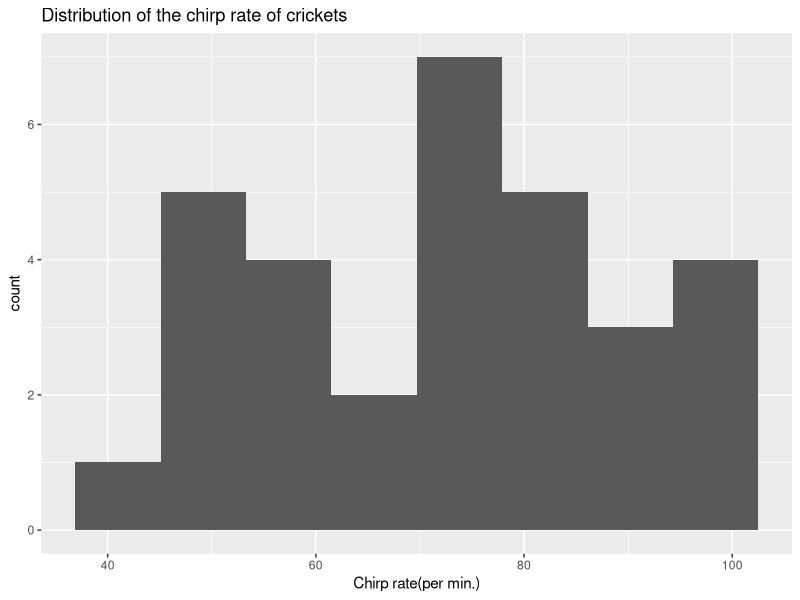
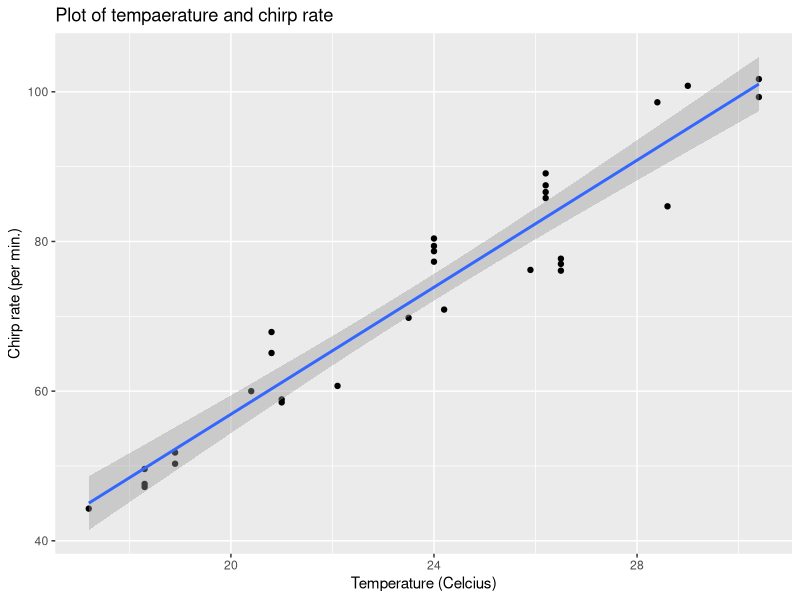
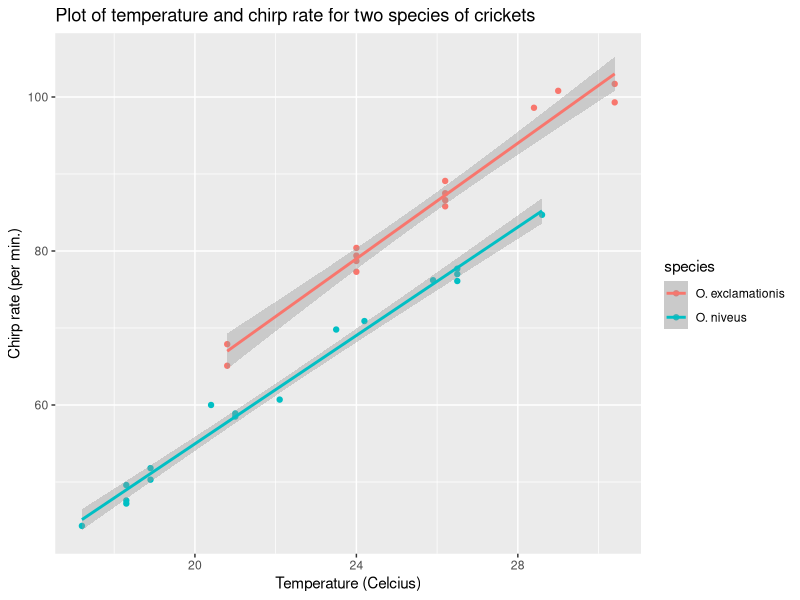
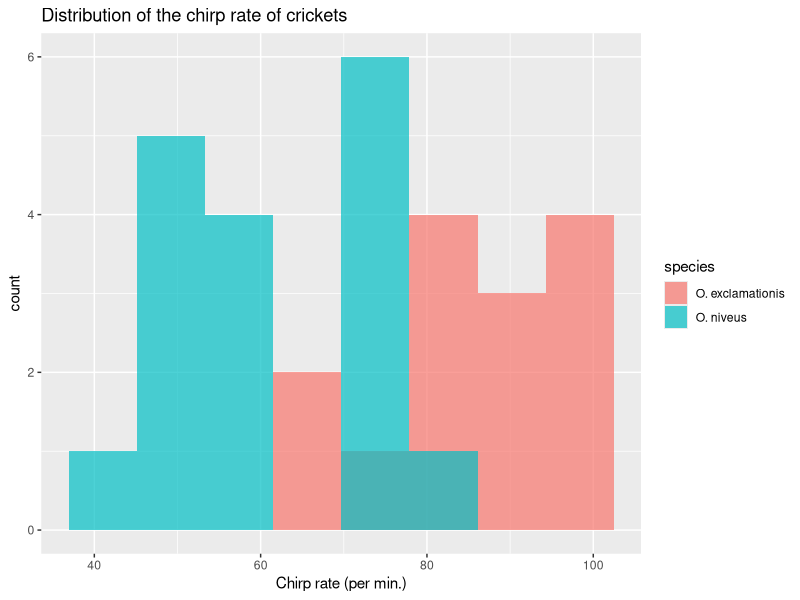
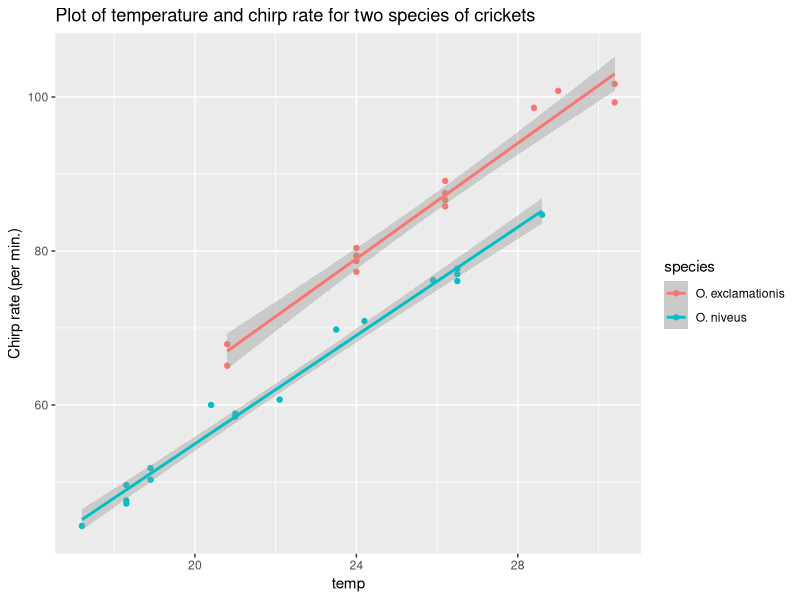
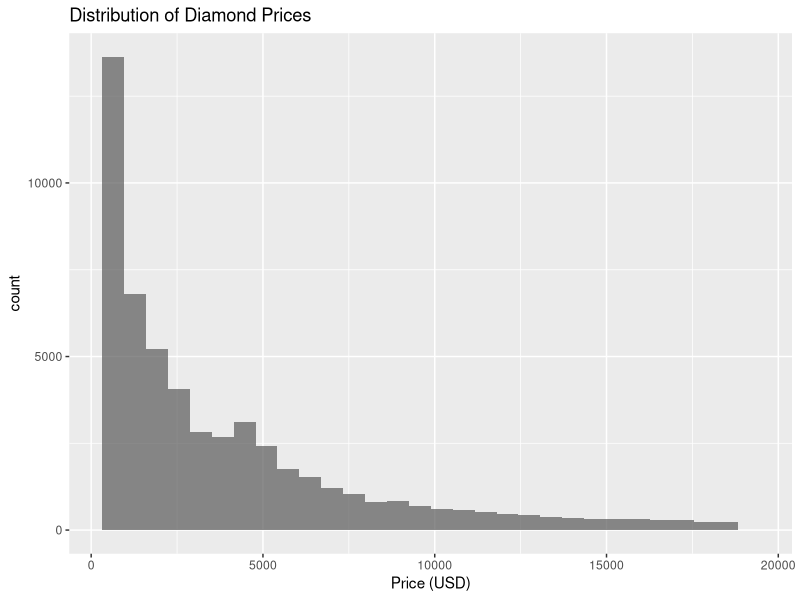
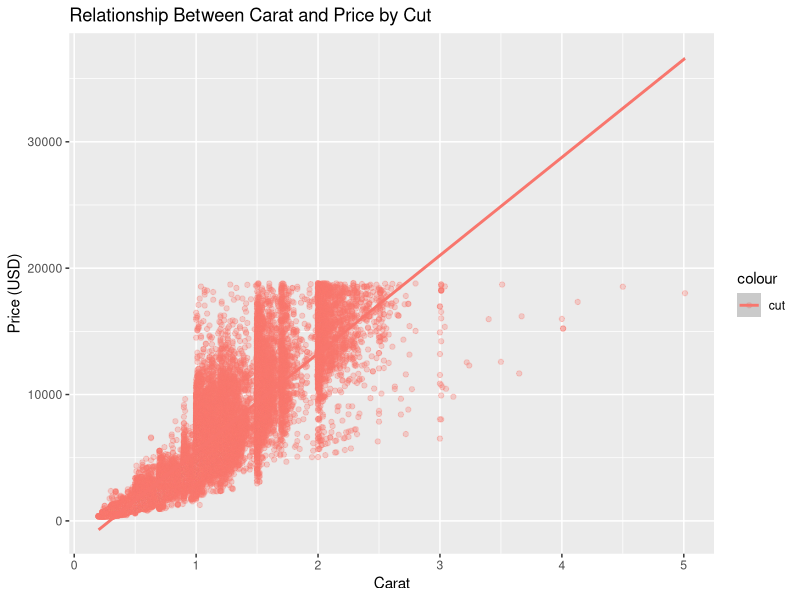

These charts were generated, in order, by the following R code:
## ---- chunk 1
knitr::opts_chunk$set(echo = TRUE)
library('tidyverse') ; library('modeldata')
## ---- chunk 2
data(crickets, package = "modeldata")
names(crickets)
## ---- chunk 3
summary(crickets)
ggplot(crickets, aes(x = rate)) +
      geom_histogram(bins = 8) +
      ggtitle("Distribution of the chirp rate of crickets") +
      xlab('Chirp rate(per min.)')
## ---- chunk 4
ggplot(crickets, aes(x = temp, y = rate)) +
      geom_point() +
      geom_smooth(method = 'lm') +
      ggtitle("Plot of tempaerature and chirp rate") +
      ylab('Chirp rate (per min.)') + 
      xlab('Temperature (Celcius)')

temp_lm <- lm(rate ~ temp, crickets)
summary.lm(temp_lm)
## ---- chunk 5
ggplot(crickets, aes(x = temp, y = rate, color = species)) +
      geom_point() +
      geom_smooth(method = 'lm') +
      ggtitle("Plot of temperature and chirp rate for two species of crickets") +     ylab('Chirp rate (per min.)') +
      xlab('Temperature (Celcius)')

species_lm <- lm(rate ~ temp + species, crickets)

summary.lm(species_lm)
## ---- chunk 6
ggplot(crickets, aes(x = rate, fill = species)) +
      geom_histogram(position = 'identity', alpha = 0.7, bins = 8) +
      ggtitle("Distribution of the chirp rate of crickets") + 
      xlab('Chirp rate (per min.)')
## ---- chunk 7
ggplot(crickets, aes(x = temp, y = rate, color = species)) +
      geom_point() +
      geom_smooth(method = 'lm') +
      ggtitle("Plot of temperature and chirp rate for two species of crickets") +
  
      ylab('Chirp rate (per min.)')
      xlab('Temperature (Celcius)')


species_x_temp_lm <- lm(rate ~ temp + species + temp:species, crickets)
summary.lm(species_x_temp_lm)
anova(species_lm, species_x_temp_lm)
## ---- chunk 8
data("diamonds", package = "ggplot2")
## ---- chunk 9
summary('diamonds')
ggplot(diamonds, aes(x = price)) + 
      geom_histogram(alpha = 0.7) +
      ggtitle("Distribution of Diamond Prices") +
      xlab('Price (USD)')
## ---- chunk 10
ggplot(diamonds, aes(x = carat, y = price, color = 'cut')) + 
      geom_point(alpha = 0.3) + 
      geom_smooth(method = 'lm') + 
      ggtitle("Relationship Between Carat and Price by Cut") + 
      ylab('Price (USD)') +
      xlab('Carat')
